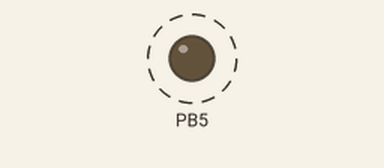
Simulated run of this program. Board: ATmega328P, built with avr-gcc and emulated at 16 MHz. Shown: output pins drawn as LEDs (lit = HIGH). Dashed ring = blinking.

Above: at 0.5 s.
Timing chart, 0 to 3.0 s (numbered marks = the images above):
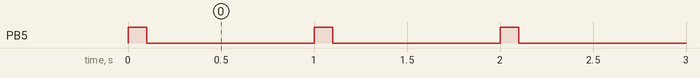

The program:

main.c
```c
/*
 * BLINK.c
 *
 * Created: 27-09-2020 7.50.20 PM
 * Author : Subhranil Das
 */


// Blinking the inbuilt LED on a Arduino NANO


#define F_CPU 16000000UL

#include <avr/io.h>
#include <util/delay.h>						// THIS HEADER IS NEEDED TO USE THE DELAY FUNCTION

int main(void)
{
    DDRB |= 1<<PORTB5;						// DATA DIRECTION OF PORTB PIN 5 SET TO OUTPUT

    while (1)
    {
		PORTB |= 1<<PORTB5;					// PORTB BIT 5 SET TO 1 WHICH SETS THE OUTPUT HIGH
		_delay_ms(100);						// WAIT 100 MS
		PORTB &= ~(1<<PORTB5);				// PORTB BIT 5 SET TO 0 WHICH SETS THE OUTPUT LOW
		_delay_ms(900);						// WAIT 900 MS
    }
}
```

Measured:
- by itself, PB5: alternates HIGH for 0.10 s and LOW for 0.90 s
